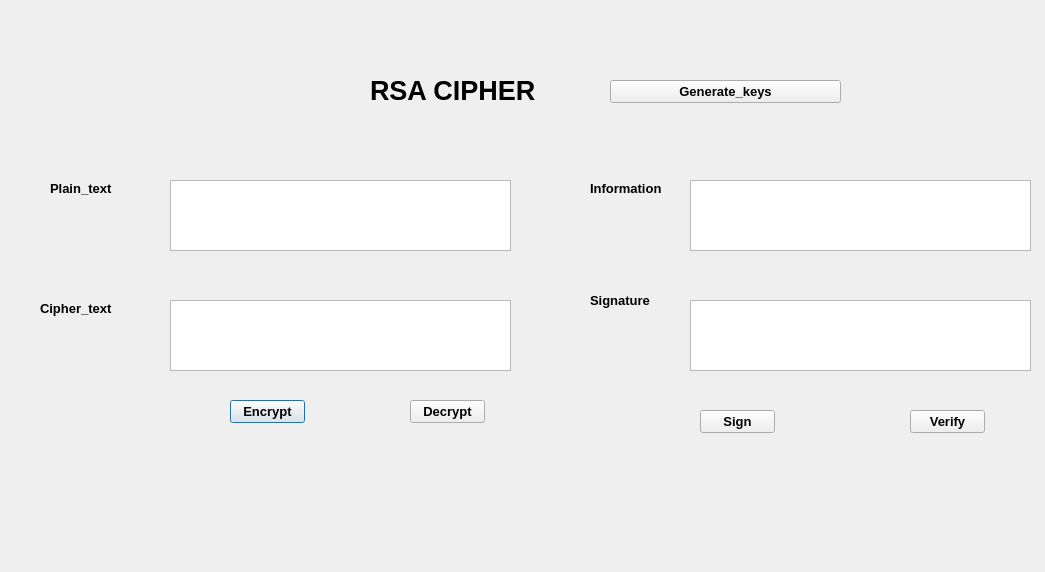
<?xml version="1.0" encoding="UTF-8"?>
<ui version="4.0">
 <class>Dialog</class>
 <widget class="QDialog" name="Dialog">
  <property name="geometry">
   <rect>
    <x>0</x>
    <y>0</y>
    <width>1045</width>
    <height>572</height>
   </rect>
  </property>
  <property name="windowTitle">
   <string>Dialog</string>
  </property>
  <widget class="QLabel" name="label">
   <property name="geometry">
    <rect>
     <x>370</x>
     <y>80</y>
     <width>331</width>
     <height>20</height>
    </rect>
   </property>
   <property name="font">
    <font>
     <pointsize>20</pointsize>
     <weight>75</weight>
     <bold>true</bold>
    </font>
   </property>
   <property name="text">
    <string>RSA CIPHER</string>
   </property>
  </widget>
  <widget class="QLabel" name="label_2">
   <property name="geometry">
    <rect>
     <x>50</x>
     <y>180</y>
     <width>161</width>
     <height>16</height>
    </rect>
   </property>
   <property name="font">
    <font>
     <pointsize>10</pointsize>
     <weight>75</weight>
     <bold>true</bold>
    </font>
   </property>
   <property name="text">
    <string>Plain_text</string>
   </property>
  </widget>
  <widget class="QLabel" name="label_3">
   <property name="geometry">
    <rect>
     <x>40</x>
     <y>300</y>
     <width>141</width>
     <height>16</height>
    </rect>
   </property>
   <property name="font">
    <font>
     <pointsize>10</pointsize>
     <weight>75</weight>
     <bold>true</bold>
    </font>
   </property>
   <property name="text">
    <string>Cipher_text</string>
   </property>
  </widget>
  <widget class="QLabel" name="label_4">
   <property name="geometry">
    <rect>
     <x>590</x>
     <y>290</y>
     <width>111</width>
     <height>20</height>
    </rect>
   </property>
   <property name="font">
    <font>
     <pointsize>10</pointsize>
     <weight>75</weight>
     <bold>true</bold>
    </font>
   </property>
   <property name="text">
    <string>Signature</string>
   </property>
  </widget>
  <widget class="QLabel" name="label_5">
   <property name="geometry">
    <rect>
     <x>590</x>
     <y>180</y>
     <width>161</width>
     <height>16</height>
    </rect>
   </property>
   <property name="font">
    <font>
     <pointsize>10</pointsize>
     <weight>75</weight>
     <bold>true</bold>
    </font>
   </property>
   <property name="text">
    <string>Information</string>
   </property>
  </widget>
  <widget class="QPushButton" name="btn_En">
   <property name="geometry">
    <rect>
     <x>230</x>
     <y>400</y>
     <width>75</width>
     <height>23</height>
    </rect>
   </property>
   <property name="font">
    <font>
     <pointsize>10</pointsize>
     <weight>75</weight>
     <bold>true</bold>
    </font>
   </property>
   <property name="text">
    <string>Encrypt</string>
   </property>
  </widget>
  <widget class="QPushButton" name="btn_De">
   <property name="geometry">
    <rect>
     <x>410</x>
     <y>400</y>
     <width>75</width>
     <height>23</height>
    </rect>
   </property>
   <property name="font">
    <font>
     <pointsize>10</pointsize>
     <weight>75</weight>
     <bold>true</bold>
    </font>
   </property>
   <property name="text">
    <string>Decrypt</string>
   </property>
  </widget>
  <widget class="QPushButton" name="btn_Sign">
   <property name="geometry">
    <rect>
     <x>700</x>
     <y>410</y>
     <width>75</width>
     <height>23</height>
    </rect>
   </property>
   <property name="font">
    <font>
     <pointsize>10</pointsize>
     <weight>75</weight>
     <bold>true</bold>
    </font>
   </property>
   <property name="text">
    <string>Sign</string>
   </property>
  </widget>
  <widget class="QPushButton" name="btn_Key">
   <property name="geometry">
    <rect>
     <x>610</x>
     <y>80</y>
     <width>231</width>
     <height>23</height>
    </rect>
   </property>
   <property name="font">
    <font>
     <pointsize>10</pointsize>
     <weight>75</weight>
     <bold>true</bold>
    </font>
   </property>
   <property name="text">
    <string>Generate_keys</string>
   </property>
  </widget>
  <widget class="QPushButton" name="btn_Verify">
   <property name="geometry">
    <rect>
     <x>910</x>
     <y>410</y>
     <width>75</width>
     <height>23</height>
    </rect>
   </property>
   <property name="font">
    <font>
     <pointsize>10</pointsize>
     <weight>75</weight>
     <bold>true</bold>
    </font>
   </property>
   <property name="text">
    <string>Verify</string>
   </property>
  </widget>
  <widget class="QTextEdit" name="txt_Plain">
   <property name="geometry">
    <rect>
     <x>170</x>
     <y>180</y>
     <width>341</width>
     <height>71</height>
    </rect>
   </property>
  </widget>
  <widget class="QTextEdit" name="txt_Cipher">
   <property name="geometry">
    <rect>
     <x>170</x>
     <y>300</y>
     <width>341</width>
     <height>71</height>
    </rect>
   </property>
  </widget>
  <widget class="QTextEdit" name="txt_Infor">
   <property name="geometry">
    <rect>
     <x>690</x>
     <y>180</y>
     <width>341</width>
     <height>71</height>
    </rect>
   </property>
  </widget>
  <widget class="QTextEdit" name="txt_Sign">
   <property name="geometry">
    <rect>
     <x>690</x>
     <y>300</y>
     <width>341</width>
     <height>71</height>
    </rect>
   </property>
  </widget>
 </widget>
 <resources/>
 <connections/>
</ui>
